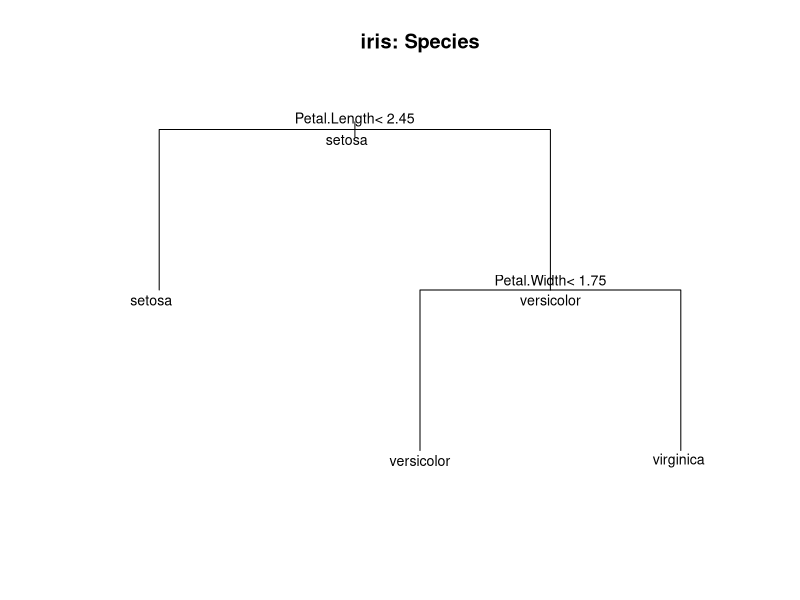

Recreate this plot in R.
# Lab 10 — 분류 트리의 경로와 앙상블 구분 (약 25분)
# 이 파일만 위에서 아래로 실행하면 된다. iris는 R의 내장 자료이다.

# 1. 목표 --------------------------------------------------------
# - 작은 분류 트리에서 root → 분기 → terminal node의 경로를 읽는다.
# - 입력 하나를 바꾸고 예측이 달라지는 분기 조건을 찾는다.
# - 단일 트리, Bagging, Random Forest, Boosting의 학습 방식을 구분한다.

# 2. 핵심 개념과 작은 예제 ----------------------------------------
# iris의 네 수치 변수는 꽃받침(Sepal)·꽃잎(Petal)의 길이/너비(cm)이다.
# Species는 정답 범주(setosa, versicolor, virginica)인 factor이다.
# Lab 09처럼 실제 범주와 예측 범주를 비교하는 지도학습 분류이다.
cat("처음 세 꽃의 측정값과 실제 품종:\n")
print(iris[1:3, ])
# Species가 예측 대상이다. 네 측정값은 분기 조건을 만들 때 사용할 predictor이다.

# decision tree는 조건에 따라 자료를 반복해서 나눈다(recursive splitting).
# root는 모든 학습 관측이 모인 시작 노드, terminal node는 더 나누지 않는 말단이다.
# 새 관측은 root부터 조건을 따라 이동하며 도착한 말단의 범주로 예측한다.
# 작은 조건 예: Petal.Length < 2.45이면 왼쪽, 그렇지 않으면 오른쪽으로 간다.
# 2.0은 TRUE, 4.3은 FALSE이다. 등호인 2.45도 '<' 조건에서는 FALSE이다.

# 3. 먼저 예상하기 -----------------------------------------------
# 예상 1: Petal.Length = 4.3인 꽃은 위 조건의 어느 쪽으로 갈까?
# 예상 2: 다음 노드의 조건이 Petal.Width < 1.75라면 너비 1.3은 어느 쪽인가?
#         너비만 1.8로 바꾸면 같은 말단에 도착할까?
# 예상 3: 여러 트리를 만든다는 점만으로 Bagging과 Boosting이 같은 방법일까?
#         모형을 만드는 순서가 서로에게 영향을 주는지 생각해 보세요.

# 4. 직접 실행 ----------------------------------------------------
# 실험 A: 사용할 수 있을 때 rpart로 작은 분류 트리를 만든다.
# Species ~ .은 Species를 나머지 네 변수로 설명한다는 뜻이다.
# maxdepth = 2로 경로에서 최대 두 번만 분기한다. xval = 0으로 별도 재표집 계산은 생략한다.
# 이번에는 분기 읽기에 집중하므로 iris 전체로 적합한다. test 성능을 평가하는 실험은 아니다.
tree_available <- requireNamespace("rpart", quietly = TRUE)
if (tree_available) {
  tree_model <- rpart::rpart(
    Species ~ ., data = iris, method = "class",
    control = rpart::rpart.control(maxdepth = 2, xval = 0)
  )
  cat("분류 트리: 노드 번호, 분기 조건, 말단의 * 표시를 찾으세요.\n")
  print(tree_model)
  # 1) root에서 시작한다. 2)와 3)은 첫 분기, 6)과 7)은 다음 분기이다.
  # Petal.Length < 2.45가 TRUE이면 왼쪽 2), FALSE이면 오른쪽 3)으로 이동한다.
  # 3)에서는 Petal.Width < 1.75를 판단한다: TRUE이면 6), FALSE이면 7)이다.
  # *가 붙은 2), 6), 7)은 말단이다. yval의 setosa/versicolor/virginica가 예측 범주이다.
  # 중간 노드에 보이는 범주에서 멈추지 않고 말단까지 간다.

  plot(tree_model, uniform = TRUE, margin = 0.1)
  text(tree_model, all = TRUE, use.n = FALSE, cex = 0.85)
  title(main = "iris: Species")
  # 노드 위의 '<'는 왼쪽으로 갈 조건이다. TRUE이면 왼쪽, FALSE이면 오른쪽으로 간다.
  # 분기 변수는 모델이 선택했다. 네 predictor가 모두 그림에 나와야 하는 것은 아니다.

  # 실험 B: 꽃 하나의 경로를 손으로 따라간 뒤 predict()로 확인한다.
  flower <- iris[75, ]
  cat("경로를 따라갈 75번 꽃:\n")
  print(flower)
  # Petal.Length 4.3: 4.3 < 2.45는 FALSE → 오른쪽 3).
  # Petal.Width 1.3: 1.3 < 1.75는 TRUE → 왼쪽 6) 말단 → versicolor.
  # 위 경로의 예측을 먼저 말한 뒤 아래 결과를 확인하세요.
  flower_prediction <- predict(tree_model, newdata = flower, type = "class")
  cat("말단에서 얻은 예측과 실제값:\n")
  print(data.frame(actual = flower$Species, predicted = flower_prediction))
  # 둘 다 versicolor이다. 실제값을 그대로 복사한 것이 아니라 분기 경로로 예측한 결과이다.
  # 말단에 여러 실제 품종이 섞여 있을 수도 있다. 같은 말단의 예측이 모두 맞지는 않는다.
} else {
  cat("rpart가 없어 트리 적합·그림·예측 실행을 건너뜁니다.\n")
  cat("아래는 경로 읽기용 예시이며, 이 환경에서 적합한 결과는 아닙니다.\n")
  cat("root: Petal.Length < 2.45?\n",
      "  TRUE  → 왼쪽 말단: setosa\n",
      "  FALSE → 오른쪽: Petal.Width < 1.75?\n",
      "    TRUE  → 왼쪽 말단: versicolor\n",
      "    FALSE → 오른쪽 말단: virginica\n", sep = "")
  # 75번 꽃의 꽃잎 길이 4.3, 너비 1.3을 예시에 넣으면 FALSE → TRUE → versicolor이다.
  # 실제 트리 실행을 생략해도 다음 앙상블 비교와 시험 체크는 계속 공부할 수 있다.
}

# 실험 C: 앙상블은 만드는 방법을 비교한다. 별도 모형 패키지는 사용하지 않는다.
# 앙상블은 여러 모형의 결과를 결합하는 방법이다.
# bootstrap 표본: 원래 학습 자료에서 복원추출한 표본이다.
# 같은 관측이 여러 번 뽑히거나 어떤 관측은 빠질 수 있다.
# Bagging은 여러 bootstrap 표본에서 모형을 독립적으로 학습한 뒤 결과를 결합한다.
# Random Forest는 트리 Bagging에 각 split의 후보 predictor 일부를
# 무작위로 선택하는 절차를 더한다. '트리마다 변수 하나만 고정'하는 뜻이 아니다.
# Boosting은 이전 모형이 잘 처리하지 못한 부분을 다음 모형이 보완하도록 순차 학습한다.
# 오분류 관측의 가중치를 늘리는 방식은 한 예이며 모든 Boosting의 정의는 아니다.
cat("트리 기반 방법의 차이:\n")
print(data.frame(
  learning = c("한 트리 적합", "bootstrap, 독립", "bootstrap, 독립", "오류 보완, 순차"),
  split_candidates = c("전체 predictor", "전체 predictor", "매 분기 무작위 일부", "구현에 따라 다름"),
  row.names = c("단일 트리", "Bagging", "Random Forest", "Boosting")
))
# Bagging과 Random Forest의 표본 방식은 비슷하지만 split 후보 방식은 다르다.
# 독립 학습은 이전 트리의 오류를 보고 다음 트리를 바꾸지 않는다는 뜻이다.
# Boosting은 앞 모형의 결과가 뒤 모형의 학습에 영향을 준다.

# 결합의 작은 예: 가상의 다섯 트리가 같은 꽃에 아래 범주를 예측했다고 가정한다.
# 실제로 앙상블을 학습한 결과가 아니라 분류에서의 다수결을 보여 주는 값이다.
tree_votes <- c("versicolor", "virginica", "versicolor", "versicolor", "virginica")
cat("다섯 트리의 가상 예측 도수:\n")
print(table(tree_votes))
# versicolor 3표, virginica 2표이므로 다수결 결합은 versicolor이다.
# 투표를 모으는 예만으로 Bagging인지 Random Forest인지 알 수 없다.
# 표본을 만든 방법과 split 후보 선택 방법도 알아야 한다.
# 여러 모형을 결합해도 항상 단일 트리보다 더 정확하다는 보장은 없다.

# 5. 결과 해석 ----------------------------------------------------
# 트리 그림은 root의 조건부터 판단해 말단의 예측을 읽는다.
# 예측 범주와 실제 Species는 서로 다른 값이다. 정답 여부는 둘을 비교해서 판단한다.
# 앙상블의 결합 결과만 보지 말고 표본 방식·모형 간 학습 순서·분기 후보를 비교한다.

# 6. 하나 바꿔보기 ------------------------------------------------
# 모형은 유지하고 75번 꽃의 Petal.Width만 1.3에서 1.8로 바꾼다.
# 예상: root의 이동은 같은가? 두 번째 조건과 최종 예측은 어떻게 바뀔까?
if (tree_available) {
  changed_flower <- flower
  changed_flower$Petal.Width <- 1.8
  changed_prediction <- predict(tree_model, newdata = changed_flower, type = "class")
  cat("꽃잎 너비만 바꾼 가상 입력의 예측:\n")
  print(data.frame(Petal.Length = c(flower$Petal.Length, changed_flower$Petal.Length),
                   Petal.Width = c(flower$Petal.Width, changed_flower$Petal.Width),
                   predicted = c(as.character(flower_prediction),
                                 as.character(changed_prediction))))
  # 꽃잎 길이는 4.3으로 같아 root에서는 여전히 오른쪽 3)으로 간다.
  # 1.8 < 1.75는 FALSE → 오른쪽 7) 말단 → virginica로 예측이 바뀐다.
  # 원래 꽃의 실제 품종이 바뀌었다는 뜻이 아니다. 입력을 바꾼 가상 조건의 예측이다.
} else {
  cat("rpart가 없어 변경 입력의 predict()도 생략합니다.\n")
  # 위 개념용 예시에서는 길이 4.3 → FALSE, 너비 1.8 → FALSE → virginica이다.
}

# 7. 시험 체크 ----------------------------------------------------
# 1) root의 Petal.Length < 2.45가 FALSE, 다음 Petal.Width < 1.75가 TRUE이면
#    이번 트리 예시에서 어떤 품종의 말단에 도착하는가?
# 2) root와 terminal node는 무엇인가? 출력의 *는 무엇을 표시하는가?
# 3) Bagging의 bootstrap 표본과 모형 학습·결합은 어떻게 이루어지는가?
# 4) Random Forest가 트리 Bagging에 추가하는 무작위성은 무엇인가?
# 5) Boosting과 Bagging은 모형을 만드는 순서에서 어떻게 다른가?

# 정답 및 해설 ----------------------------------------------------
# 1) root에서 오른쪽 3), 다음에 왼쪽 6)으로 가서 versicolor 말단에 도착한다.
# 2) root는 시작 노드, terminal node는 더 나누지 않는 말단이다. *는 말단 표시이다.
# 3) 복원추출한 여러 표본에서 모형을 독립적으로 학습하고, 투표 등으로 결과를 결합한다.
# 4) 각 split에서 predictor 일부를 무작위 후보로 선택한다.
#    단일 트리와 달리 여러 트리를 결합하며, 표본의 무작위성만 쓰는 것과 구분한다.
# 5) Bagging은 독립 학습 후 결합, Boosting은 이전 모형의 오류를 보완하는 순차 학습이다.
#    Boosting 전체를 특정 구현의 '오분류 가중치 증가'만으로 정의하지 않는다.
